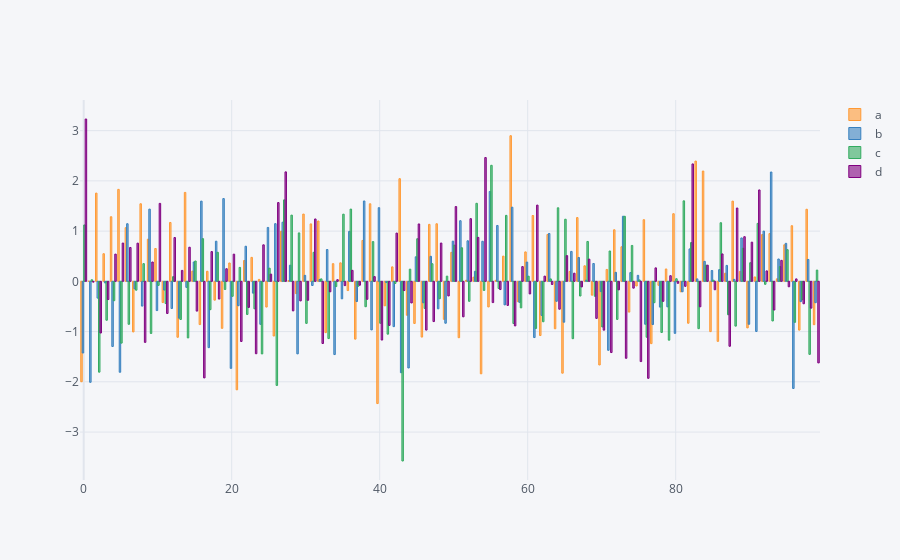

Here is the notebook cell this chart was saved with:
### Code cell
dataframe.iplot(kind='bar')
